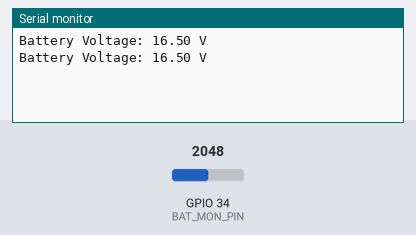
Bench run of a sketch on a simulated ESP32. Parts: the last lines printed to the serial monitor. The test bench sets the inputs (shaded band); at power-on: GPIO 34 (BAT_MON_PIN) = 2048 (analog values on the 0–4095 scale).

Above: at 1.8 s.
1.9 s: GPIO 34 (BAT_MON_PIN) set to 2866
At 2.6 s:
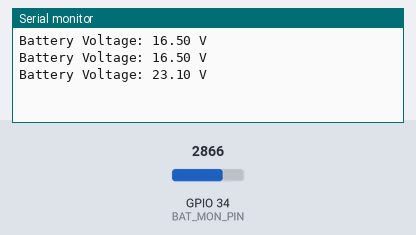
3.4 s: GPIO 34 (BAT_MON_PIN) set to 3603
At 4.8 s:
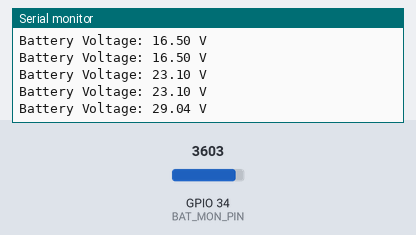
Timing chart, 0 to 6.4 s (numbered marks = the images above; inputs shaded):
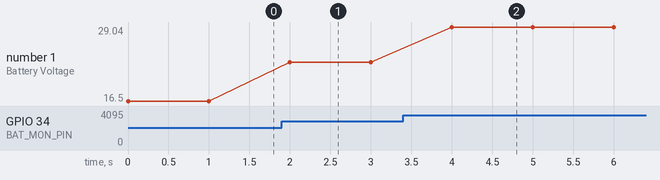

Measured:
- after the input at 1.9 s, the serial monitor: prints a new line after 0.10 s (image 1)
- after the input at 3.4 s, the serial monitor: prints a new line after 0.60 s (image 2)
- plotted number 1: 16.5 → 23.1 after the input at 1.9 s, 23.1 → 29.04 after the input at 3.4 s

The sketch:

test_battery.ino
```cpp
#define BAT_MON_PIN  34  // 예시 ADC 핀

void setup() {
  Serial.begin(115200);
  analogReadResolution(12);  // ESP32 12bit ADC
}

void loop() {
  int raw = analogRead(BAT_MON_PIN);
  float voltage = raw * (3.3 / 4095.0) * (10.0); // 예시 스케일
  Serial.print("Battery Voltage: ");
  Serial.print(voltage);
  Serial.println(" V");

  delay(1000);
}
```
